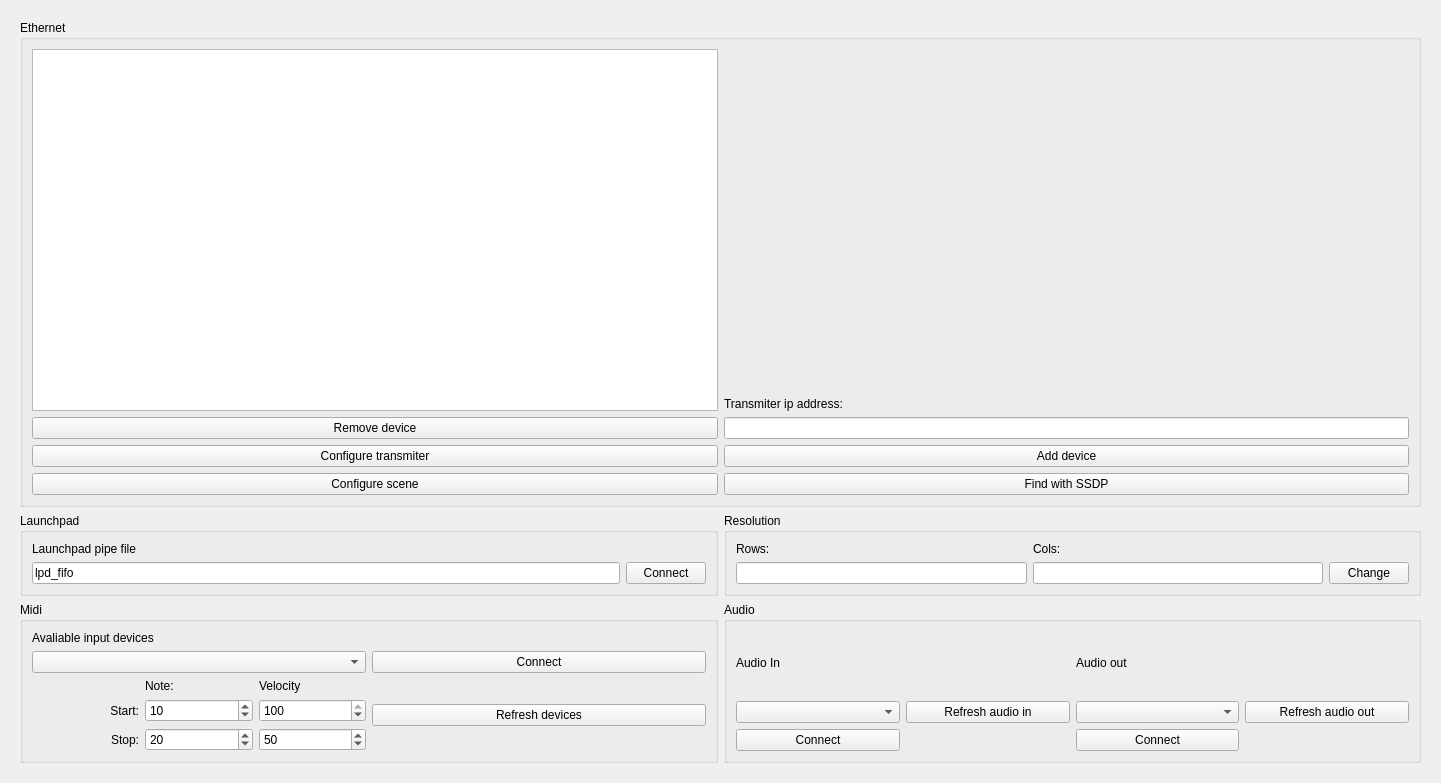
<?xml version="1.0" encoding="UTF-8"?>
<ui version="4.0">
 <class>settings</class>
 <widget class="QWidget" name="settings">
  <property name="geometry">
   <rect>
    <x>0</x>
    <y>0</y>
    <width>1441</width>
    <height>783</height>
   </rect>
  </property>
  <property name="windowTitle">
   <string>Form</string>
  </property>
  <layout class="QGridLayout" name="gridLayout">
   <item row="0" column="0">
    <widget class="QWidget" name="settings_2" native="true">
     <layout class="QGridLayout" name="gridLayout_13">
      <item row="1" column="2">
       <widget class="QGroupBox" name="groupBox_8">
        <property name="title">
         <string>Resolution</string>
        </property>
        <layout class="QGridLayout" name="gridLayout_15">
         <item row="1" column="0">
          <widget class="QLineEdit" name="lineEdit_3"/>
         </item>
         <item row="0" column="0">
          <widget class="QLabel" name="label_25">
           <property name="text">
            <string>Rows:</string>
           </property>
          </widget>
         </item>
         <item row="0" column="1">
          <widget class="QLabel" name="label_26">
           <property name="text">
            <string>Cols:</string>
           </property>
          </widget>
         </item>
         <item row="1" column="1">
          <widget class="QLineEdit" name="lineEdit_4"/>
         </item>
         <item row="1" column="2">
          <widget class="QPushButton" name="pushButton_26">
           <property name="text">
            <string>Change</string>
           </property>
          </widget>
         </item>
        </layout>
       </widget>
      </item>
      <item row="0" column="1" colspan="2">
       <widget class="QGroupBox" name="groupBox_5">
        <property name="title">
         <string>Ethernet</string>
        </property>
        <layout class="QHBoxLayout" name="horizontalLayout_4">
         <item>
          <layout class="QVBoxLayout" name="verticalLayout_8">
           <item>
            <widget class="QListWidget" name="listWidget_2"/>
           </item>
           <item>
            <widget class="QPushButton" name="pushButton_20">
             <property name="text">
              <string>Remove device</string>
             </property>
            </widget>
           </item>
           <item>
            <widget class="QPushButton" name="pushButton_23">
             <property name="text">
              <string>Configure transmiter</string>
             </property>
            </widget>
           </item>
           <item>
            <widget class="QPushButton" name="pushButton_24">
             <property name="text">
              <string>Configure scene</string>
             </property>
            </widget>
           </item>
          </layout>
         </item>
         <item>
          <layout class="QVBoxLayout" name="verticalLayout_9">
           <item>
            <spacer name="verticalSpacer">
             <property name="orientation">
              <enum>Qt::Vertical</enum>
             </property>
             <property name="sizeHint" stdset="0">
              <size>
               <width>20</width>
               <height>40</height>
              </size>
             </property>
            </spacer>
           </item>
           <item>
            <widget class="QLabel" name="label_23">
             <property name="text">
              <string>Transmiter ip address:</string>
             </property>
            </widget>
           </item>
           <item>
            <widget class="QLineEdit" name="lineEdit"/>
           </item>
           <item>
            <widget class="QPushButton" name="pushButton_21">
             <property name="text">
              <string>Add device</string>
             </property>
            </widget>
           </item>
           <item>
            <widget class="QPushButton" name="pushButton_22">
             <property name="text">
              <string>Find with SSDP</string>
             </property>
            </widget>
           </item>
          </layout>
         </item>
        </layout>
       </widget>
      </item>
      <item row="2" column="2">
       <widget class="QGroupBox" name="groupBox_9">
        <property name="title">
         <string>Audio</string>
        </property>
        <layout class="QGridLayout" name="gridLayout_18">
         <item row="0" column="2">
          <widget class="QLabel" name="label_33">
           <property name="text">
            <string>Audio out</string>
           </property>
          </widget>
         </item>
         <item row="0" column="0">
          <widget class="QLabel" name="label_32">
           <property name="text">
            <string>Audio In</string>
           </property>
          </widget>
         </item>
         <item row="1" column="2">
          <widget class="QComboBox" name="comboBox_5"/>
         </item>
         <item row="1" column="1">
          <widget class="QPushButton" name="pushButton_28">
           <property name="text">
            <string>Refresh audio in</string>
           </property>
          </widget>
         </item>
         <item row="1" column="3">
          <widget class="QPushButton" name="pushButton_30">
           <property name="text">
            <string>Refresh audio out</string>
           </property>
          </widget>
         </item>
         <item row="2" column="0">
          <widget class="QPushButton" name="pushButton_31">
           <property name="text">
            <string>Connect</string>
           </property>
          </widget>
         </item>
         <item row="1" column="0">
          <widget class="QComboBox" name="comboBox_4"/>
         </item>
         <item row="2" column="2">
          <widget class="QPushButton" name="pushButton_32">
           <property name="text">
            <string>Connect</string>
           </property>
          </widget>
         </item>
        </layout>
       </widget>
      </item>
      <item row="1" column="1">
       <widget class="QGroupBox" name="groupBox_7">
        <property name="title">
         <string>Launchpad</string>
        </property>
        <layout class="QGridLayout" name="gridLayout_14">
         <item row="1" column="1">
          <widget class="QPushButton" name="pushButton_25">
           <property name="text">
            <string>Connect</string>
           </property>
          </widget>
         </item>
         <item row="1" column="0">
          <widget class="QLineEdit" name="lineEdit_2">
           <property name="text">
            <string>lpd_fifo</string>
           </property>
          </widget>
         </item>
         <item row="0" column="0">
          <widget class="QLabel" name="label_24">
           <property name="text">
            <string>Launchpad pipe file</string>
           </property>
          </widget>
         </item>
        </layout>
       </widget>
      </item>
      <item row="2" column="1">
       <widget class="QGroupBox" name="groupBox_6">
        <property name="title">
         <string>Midi</string>
        </property>
        <layout class="QGridLayout" name="gridLayout_16">
         <item row="0" column="0">
          <widget class="QLabel" name="label_27">
           <property name="text">
            <string>Avaliable input devices</string>
           </property>
          </widget>
         </item>
         <item row="2" column="0">
          <layout class="QGridLayout" name="gridLayout_17">
           <item row="1" column="2">
            <widget class="QSpinBox" name="spinBox_2">
             <property name="maximum">
              <number>100</number>
             </property>
             <property name="value">
              <number>100</number>
             </property>
            </widget>
           </item>
           <item row="1" column="1">
            <widget class="QSpinBox" name="spinBox">
             <property name="value">
              <number>10</number>
             </property>
            </widget>
           </item>
           <item row="0" column="2">
            <widget class="QLabel" name="label_29">
             <property name="text">
              <string>Velocity</string>
             </property>
            </widget>
           </item>
           <item row="0" column="1">
            <widget class="QLabel" name="label_28">
             <property name="text">
              <string>Note:</string>
             </property>
            </widget>
           </item>
           <item row="1" column="0">
            <widget class="QLabel" name="label_30">
             <property name="text">
              <string>Start:</string>
             </property>
             <property name="alignment">
              <set>Qt::AlignRight|Qt::AlignTrailing|Qt::AlignVCenter</set>
             </property>
            </widget>
           </item>
           <item row="2" column="0">
            <widget class="QLabel" name="label_31">
             <property name="text">
              <string>Stop:</string>
             </property>
             <property name="alignment">
              <set>Qt::AlignRight|Qt::AlignTrailing|Qt::AlignVCenter</set>
             </property>
            </widget>
           </item>
           <item row="2" column="1">
            <widget class="QSpinBox" name="spinBox_3">
             <property name="value">
              <number>20</number>
             </property>
            </widget>
           </item>
           <item row="2" column="2">
            <widget class="QSpinBox" name="spinBox_4">
             <property name="value">
              <number>50</number>
             </property>
            </widget>
           </item>
          </layout>
         </item>
         <item row="1" column="0">
          <widget class="QComboBox" name="comboBox_3"/>
         </item>
         <item row="2" column="1">
          <widget class="QPushButton" name="pushButton_29">
           <property name="text">
            <string>Refresh devices</string>
           </property>
          </widget>
         </item>
         <item row="1" column="1">
          <widget class="QPushButton" name="pushButton_27">
           <property name="text">
            <string>Connect</string>
           </property>
          </widget>
         </item>
        </layout>
       </widget>
      </item>
     </layout>
    </widget>
   </item>
  </layout>
 </widget>
 <resources/>
 <connections/>
</ui>
